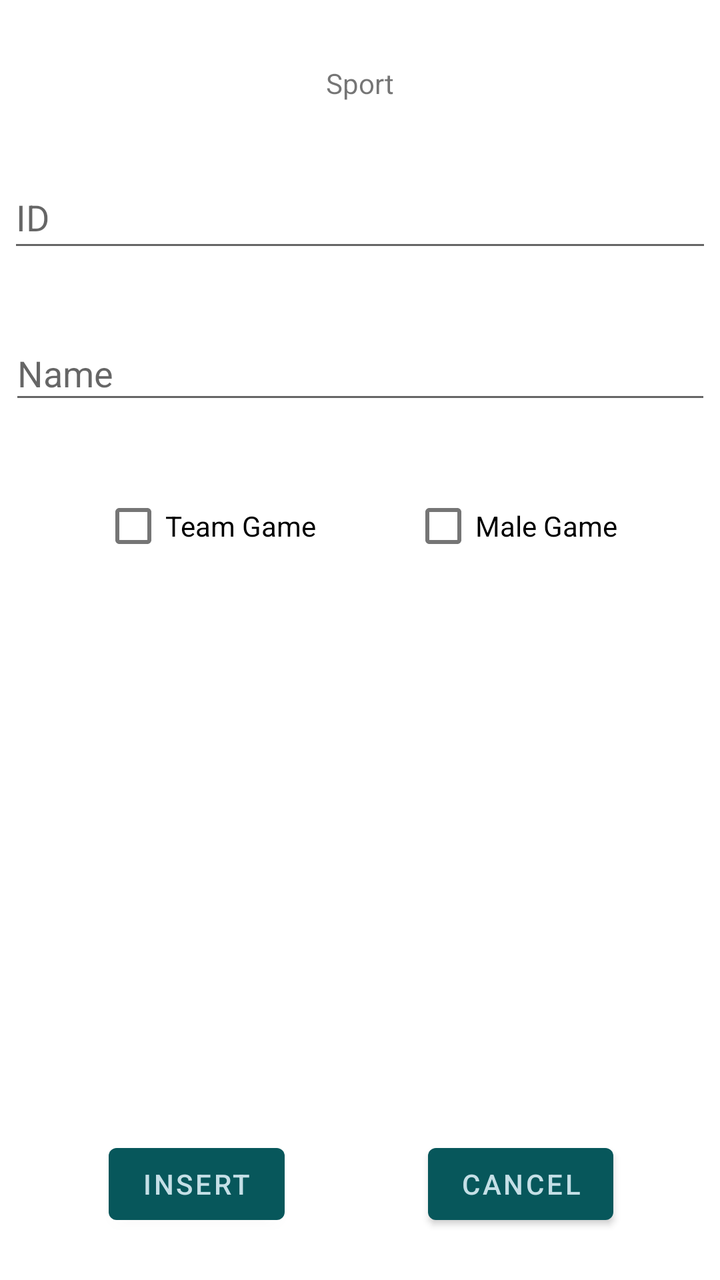
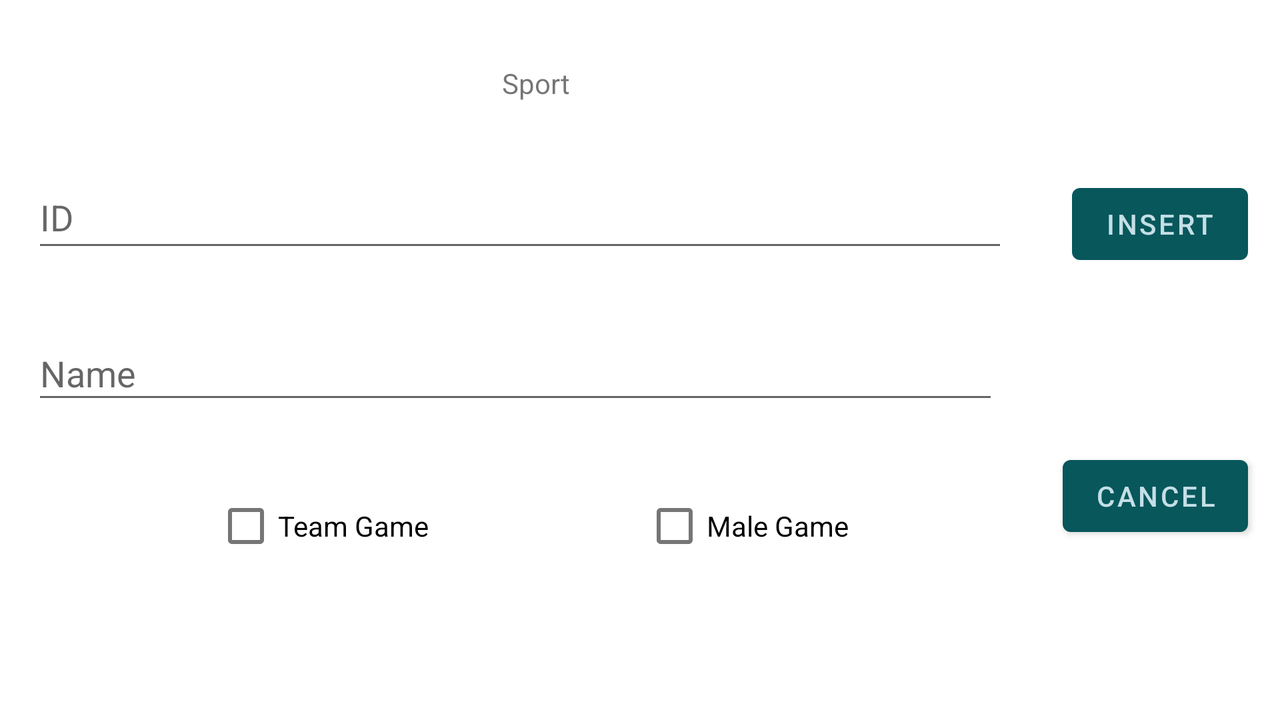

One screen, two layout resources from the same app: the default and the repository's alternative for another configuration. Each is rendered where Android would select it; the XML of both is given below.
<!-- AndroidManifest.xml: application theme Theme.Noobdroid -->
<!-- res/layout/fragment_sport_insert.xml -->
<?xml version="1.0" encoding="utf-8"?>
<androidx.constraintlayout.widget.ConstraintLayout xmlns:android="http://schemas.android.com/apk/res/android"
    xmlns:app="http://schemas.android.com/apk/res-auto"
    xmlns:tools="http://schemas.android.com/tools"
    android:layout_width="match_parent"
    android:layout_height="match_parent"
    tools:context=".SportInsertFragment">

    <com.google.android.material.textfield.TextInputEditText
        android:id="@+id/input_name"
        android:layout_width="351dp"
        android:layout_height="44dp"
        android:layout_marginTop="32dp"
        android:hint="@string/name"
        app:layout_constraintEnd_toEndOf="parent"
        app:layout_constraintStart_toStartOf="parent"
        app:layout_constraintTop_toBottomOf="@+id/input_id" />

    <com.google.android.material.textfield.TextInputEditText
        android:id="@+id/input_id"
        android:layout_width="352dp"
        android:layout_height="48dp"
        android:layout_marginTop="32dp"
        android:hint="@string/id"
        app:layout_constraintEnd_toEndOf="parent"
        app:layout_constraintStart_toStartOf="parent"
        app:layout_constraintTop_toBottomOf="@+id/textView" />

    <CheckBox
        android:id="@+id/box_male_game"
        android:layout_width="wrap_content"
        android:layout_height="wrap_content"
        android:layout_marginTop="32dp"
        android:text="@string/malegame"
        app:layout_constraintEnd_toEndOf="parent"
        app:layout_constraintHorizontal_bias="0.8"
        app:layout_constraintStart_toStartOf="parent"
        app:layout_constraintTop_toBottomOf="@+id/input_name" />

    <CheckBox
        android:id="@+id/box_team_game"
        android:layout_width="wrap_content"
        android:layout_height="wrap_content"
        android:layout_marginTop="32dp"
        android:text="@string/teamgame"
        app:layout_constraintEnd_toEndOf="parent"
        app:layout_constraintHorizontal_bias="0.2"
        app:layout_constraintStart_toStartOf="parent"
        app:layout_constraintTop_toBottomOf="@+id/input_name" />

    <Button
        android:id="@+id/btn_insert"
        android:layout_width="wrap_content"
        android:layout_height="wrap_content"
        android:layout_marginBottom="24dp"
        android:text="@string/insert"
        app:layout_constraintBottom_toBottomOf="parent"
        app:layout_constraintEnd_toEndOf="parent"
        app:layout_constraintHorizontal_bias="0.2"
        app:layout_constraintStart_toStartOf="parent" />

    <Button
        android:id="@+id/btn_cancel"
        android:layout_width="wrap_content"
        android:layout_height="wrap_content"
        android:layout_marginBottom="24dp"
        android:text="@string/cancel"
        app:layout_constraintBottom_toBottomOf="parent"
        app:layout_constraintEnd_toEndOf="parent"
        app:layout_constraintHorizontal_bias="0.8"
        app:layout_constraintStart_toStartOf="parent" />

    <TextView
        android:id="@+id/textView"
        android:layout_width="wrap_content"
        android:layout_height="wrap_content"
        android:layout_marginTop="32dp"
        android:text="@string/sport"
        app:layout_constraintEnd_toEndOf="parent"
        app:layout_constraintStart_toStartOf="parent"
        app:layout_constraintTop_toTopOf="parent" />

</androidx.constraintlayout.widget.ConstraintLayout>
<!-- resources referenced by this layout -->
<resources>
  <string name="cancel">Cancel</string>
  <string name="id">ID</string>
  <string name="insert">Insert</string>
  <string name="malegame">Male Game</string>
  <string name="name">Name</string>
  <string name="sport">Sport</string>
  <string name="teamgame">Team Game</string>
  <style name="Theme.Noobdroid" parent="Theme.MaterialComponents.DayNight.DarkActionBar">
          
          <item name="colorPrimary">@color/ocean</item>
          <item name="colorPrimaryVariant">@color/deep_aqua</item>
          <item name="colorOnPrimary">@color/seafoam</item>
          
          <item name="colorSecondary">@color/wave</item>
          <item name="colorSecondaryVariant">@color/ocean</item>
          <item name="colorOnSecondary">@color/deep_aqua</item>
          
          <item name="android:statusBarColor" tools:targetApi="l">?attr/colorPrimaryVariant</item>
          
      </style>
  <color name="ocean">#07575B</color>
  <color name="deep_aqua">#003B46</color>
  <color name="seafoam">#C4DFE6</color>
  <color name="wave">#66A5AD</color>
</resources>
<!-- res/layout-land/fragment_sport_insert.xml (the repository's variant of the layout above) -->
<!-- drawn on the phone turned sideways -->
<?xml version="1.0" encoding="utf-8"?>
<androidx.constraintlayout.widget.ConstraintLayout xmlns:android="http://schemas.android.com/apk/res/android"
    xmlns:app="http://schemas.android.com/apk/res-auto"
    xmlns:tools="http://schemas.android.com/tools"
    android:layout_width="match_parent"
    android:layout_height="match_parent"
    tools:context=".SportInsertFragment">

    <com.google.android.material.textfield.TextInputEditText
        android:id="@+id/input_name"
        android:layout_width="0dp"
        android:layout_height="44dp"
        android:layout_marginStart="16dp"
        android:layout_marginTop="32dp"
        android:layout_marginEnd="32dp"
        android:hint="@string/name"
        app:layout_constraintEnd_toStartOf="@+id/btn_cancel"
        app:layout_constraintStart_toStartOf="parent"
        app:layout_constraintTop_toBottomOf="@+id/input_id" />

    <com.google.android.material.textfield.TextInputEditText
        android:id="@+id/input_id"
        android:layout_width="0dp"
        android:layout_height="48dp"
        android:layout_marginStart="16dp"
        android:layout_marginTop="32dp"
        android:layout_marginEnd="32dp"
        android:hint="@string/id"
        app:layout_constraintEnd_toStartOf="@+id/btn_insert"
        app:layout_constraintStart_toStartOf="parent"
        app:layout_constraintTop_toBottomOf="@+id/textView" />

    <CheckBox
        android:id="@+id/box_male_game"
        android:layout_width="wrap_content"
        android:layout_height="wrap_content"
        android:layout_marginTop="32dp"
        android:text="@string/malegame"
        app:layout_constraintEnd_toStartOf="@+id/btn_cancel"
        app:layout_constraintStart_toEndOf="@+id/box_team_game"
        app:layout_constraintTop_toBottomOf="@+id/input_name" />

    <CheckBox
        android:id="@+id/box_team_game"
        android:layout_width="wrap_content"
        android:layout_height="wrap_content"
        android:layout_marginTop="32dp"
        android:text="@string/teamgame"
        app:layout_constraintEnd_toStartOf="@+id/box_male_game"
        app:layout_constraintStart_toStartOf="parent"
        app:layout_constraintTop_toBottomOf="@+id/input_name" />

    <Button
        android:id="@+id/btn_insert"
        android:layout_width="wrap_content"
        android:layout_height="wrap_content"
        android:layout_marginEnd="16dp"
        android:text="@string/insert"
        app:layout_constraintBottom_toTopOf="@+id/btn_cancel"
        app:layout_constraintEnd_toEndOf="parent"
        app:layout_constraintTop_toTopOf="parent" />

    <Button
        android:id="@+id/btn_cancel"
        android:layout_width="wrap_content"
        android:layout_height="wrap_content"
        android:layout_marginEnd="16dp"
        android:text="@string/cancel"
        app:layout_constraintBottom_toBottomOf="parent"
        app:layout_constraintEnd_toEndOf="parent"
        app:layout_constraintTop_toBottomOf="@+id/btn_insert" />

    <TextView
        android:id="@+id/textView"
        android:layout_width="wrap_content"
        android:layout_height="wrap_content"
        android:layout_marginTop="32dp"
        android:text="@string/sport"
        app:layout_constraintEnd_toStartOf="@+id/btn_insert"
        app:layout_constraintStart_toStartOf="parent"
        app:layout_constraintTop_toTopOf="parent" />

</androidx.constraintlayout.widget.ConstraintLayout>
